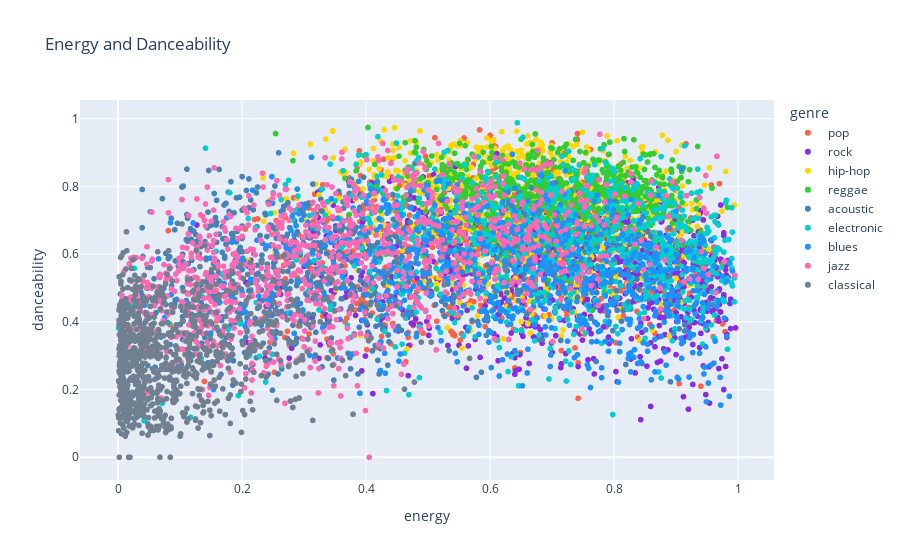

The code cell stored with this chart in its notebook:
### Markdown cell above
---
# Energy And Danceability

### Code cell
px.scatter(data_frame=train_data, x="energy", y="danceability", color="genre", color_discrete_map=color_dict, title="Energy and Danceability")

### Figure 1 — Plotly figure (JSON) as saved in the notebook; plotly's stock layout.template omitted (floating-point values rounded to 4 significant figures; data arrays with more than 128 entries replaced by an {"elided": "..."} marker saying what was removed)
{"data": [{"hovertemplate": "genre=pop<br>energy=%{x}<br>danceability=%{y}<extra></extra>", "legendgroup": "pop", "marker": {"color": "#FF6347", "symbol": "circle"}, "mode": "markers", "name": "pop", "showlegend": true, "type": "scattergl", "x": {"elided": "968 float values"}, "xaxis": "x", "y": {"elided": "968 float values"}, "yaxis": "y"}, {"hovertemplate": "genre=rock<br>energy=%{x}<br>danceability=%{y}<extra></extra>", "legendgroup": "rock", "marker": {"color": "#8A2BE2", "symbol": "circle"}, "mode": "markers", "name": "rock", "showlegend": true, "type": "scattergl", "x": {"elided": "849 float values"}, "xaxis": "x", "y": {"elided": "849 float values"}, "yaxis": "y"}, {"hovertemplate": "genre=hip-hop<br>energy=%{x}<br>danceability=%{y}<extra></extra>", "legendgroup": "hip-hop", "marker": {"color": "#FFD700", "symbol": "circle"}, "mode": "markers", "name": "hip-hop", "showlegend": true, "type": "scattergl", "x": {"elided": "839 float values"}, "xaxis": "x", "y": {"elided": "839 float values"}, "yaxis": "y"}, {"hovertemplate": "genre=reggae<br>energy=%{x}<br>danceability=%{y}<extra></extra>", "legendgroup": "reggae", "marker": {"color": "#32CD32", "symbol": "circle"}, "mode": "markers", "name": "reggae", "showlegend": true, "type": "scattergl", "x": {"elided": "879 float values"}, "xaxis": "x", "y": {"elided": "879 float values"}, "yaxis": "y"}, {"hovertemplate": "genre=acoustic<br>energy=%{x}<br>danceability=%{y}<extra></extra>", "legendgroup": "acoustic", "marker": {"color": "#4682B4", "symbol": "circle"}, "mode": "markers", "name": "acoustic", "showlegend": true, "type": "scattergl", "x": {"elided": "952 float values"}, "xaxis": "x", "y": {"elided": "952 float values"}, "yaxis": "y"}, {"hovertemplate": "genre=electronic<br>energy=%{x}<br>danceability=%{y}<extra></extra>", "legendgroup": "electronic", "marker": {"color": "#00CED1", "symbol": "circle"}, "mode": "markers", "name": "electronic", "showlegend": true, "type": "scattergl", "x": {"elided": "949 float values"}, "xaxis": "x", "y": {"elided": "949 float values"}, "yaxis": "y"}, {"hovertemplate": "genre=blues<br>energy=%{x}<br>danceability=%{y}<extra></extra>", "legendgroup": "blues", "marker": {"color": "#1E90FF", "symbol": "circle"}, "mode": "markers", "name": "blues", "showlegend": true, "type": "scattergl", "x": {"elided": "840 float values"}, "xaxis": "x", "y": {"elided": "840 float values"}, "yaxis": "y"}, {"hovertemplate": "genre=jazz<br>energy=%{x}<br>danceability=%{y}<extra></extra>", "legendgroup": "jazz", "marker": {"color": "#FF69B4", "symbol": "circle"}, "mode": "markers", "name": "jazz", "showlegend": true, "type": "scattergl", "x": {"elided": "959 float values"}, "xaxis": "x", "y": {"elided": "959 float values"}, "yaxis": "y"}, {"hovertemplate": "genre=classical<br>energy=%{x}<br>danceability=%{y}<extra></extra>", "legendgroup": "classical", "marker": {"color": "#708090", "symbol": "circle"}, "mode": "markers", "name": "classical", "showlegend": true, "type": "scattergl", "x": {"elided": "952 float values"}, "xaxis": "x", "y": {"elided": "952 float values"}, "yaxis": "y"}], "layout": {"legend": {"title": {"text": "genre"}, "tracegroupgap": 0}, "title": {"text": "Energy and Danceability"}, "xaxis": {"anchor": "y", "domain": [0, 1], "title": {"text": "energy"}}, "yaxis": {"anchor": "x", "domain": [0, 1], "title": {"text": "danceability"}}}}
